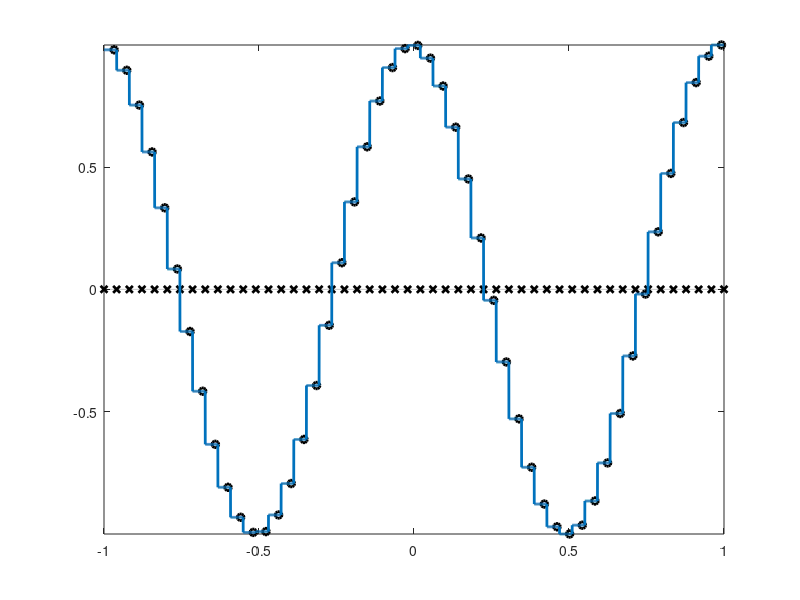

MATLAB code for this plot:
close all
clear all
clc
format shorte

%
% Description: here we play around with piecewise constant interpolation of some
% interpolation data ( x_i, y_i ).
%
% You're welcome to play around with this code!
%


N = 1e4; % we want to avoid stupid artifacts in PLOTTING
n = 50;  % number of knots, i.e., interval breaks

a = - 1;
b =   1;
x     = linspace( a,b, N );
knots = linspace( a,b,n ); % sort( rand( 1,n ) * ( b - a ) + a );
knots(   1 ) = knots(   1 ) - eps; % could you say why did I do this?
knots( end ) = knots( end ) + eps; % could you say why did I do this?

p = 1 / 5; % any convex combination is fine
% btw one usually chooses knots AFTER the interpolation points
interp_points = p * knots( 1 : end-1 ) + ( 1 - p ) * knots( 2 : end );
y = cos( interp_points * 2 * pi ); %randn( 1,length( knots ) );

figure,
for i = 2 : n
  ids = find( ( x >= knots( i - 1 ) ) .* ( x <= knots( i     ) ) );
  plot( x( ids ), y( i - 1 ) * ones( size( ids ) ), '--k' ), hold on
end
xlim([ a,b ])
ylim([ min( y ),max( y ) ])
plot( x, 0 * x, ':k'), hold on
plot( knots, 0 * knots, 'xk', 'MarkerSize', 5, 'Linewidth', 2 ), hold on
plot( interp_points, 1 *     y, 'ok', 'MarkerSize', 5, 'Linewidth', 2 ), hold on


%
con_spline = zeros( size( x ) );
for i = 2 : n
  ids = find( ( x >= knots( i - 1 ) ) .* ( x <= knots( i     ) ) );
  con_spline( ids ) = y( i - 1 ) * ones( size( ids ) );
end
% figure,
ids = find( ( x >= knots( 1 ) ) .* ( x <= knots( end ) ) );
plot( x( ids ), con_spline( ids ), '-', 'Linewidth', 2 ), hold on
xlim([ a,b ])
ylim([ min( y ),max( y ) ])



%
% Splines: motivation in the context of data fitting and reconstruction. Least squares refresher, average as constant least square best approximant of a set of values. Piecewise constant splines; the linear space $1. Uniqueness of the piecewise constant interpolant spline. Upper bound for uniform error committed using piecewise constant splines (with proof). Mean value theorem for divided differences. Fourier decomposition refresher and light introduction to the topic of the first project: the Haar Wavelets.
